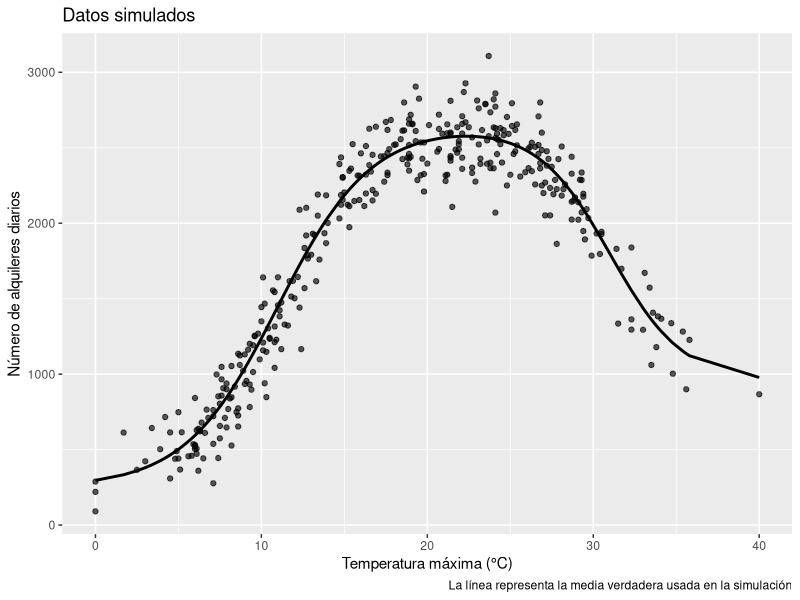
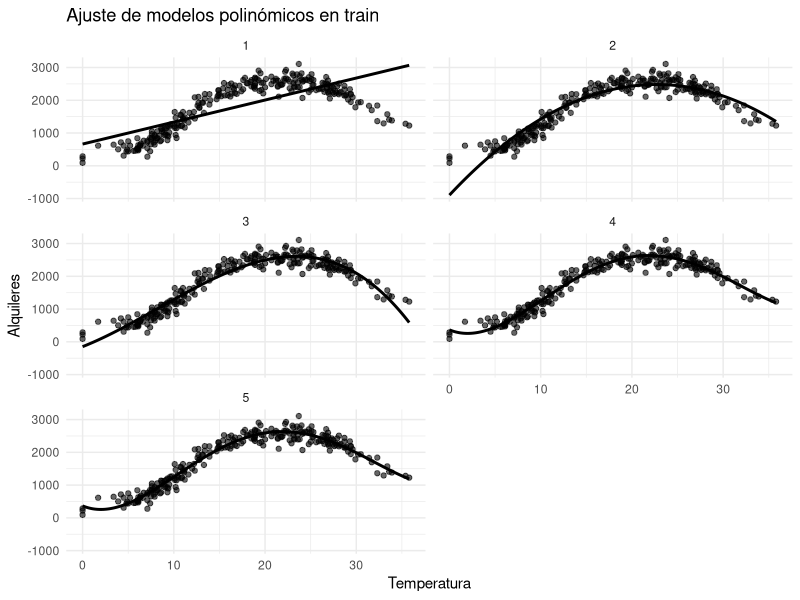
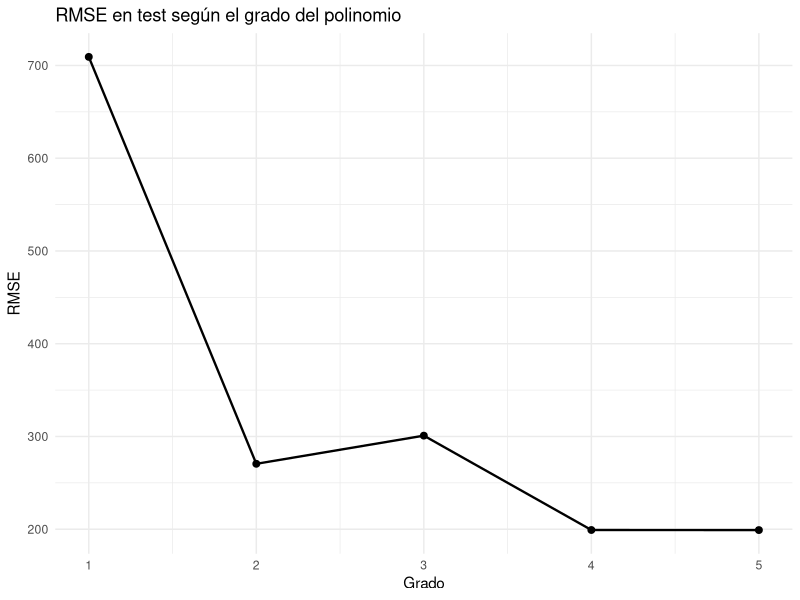
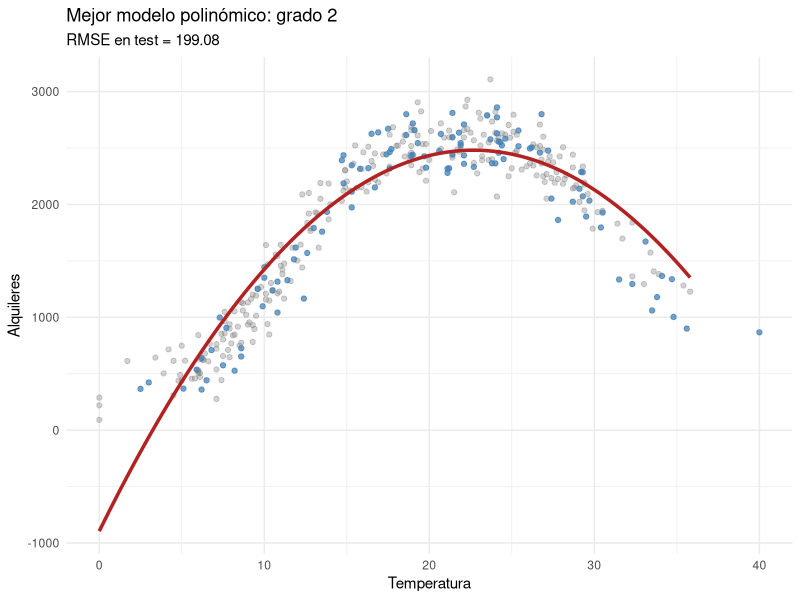
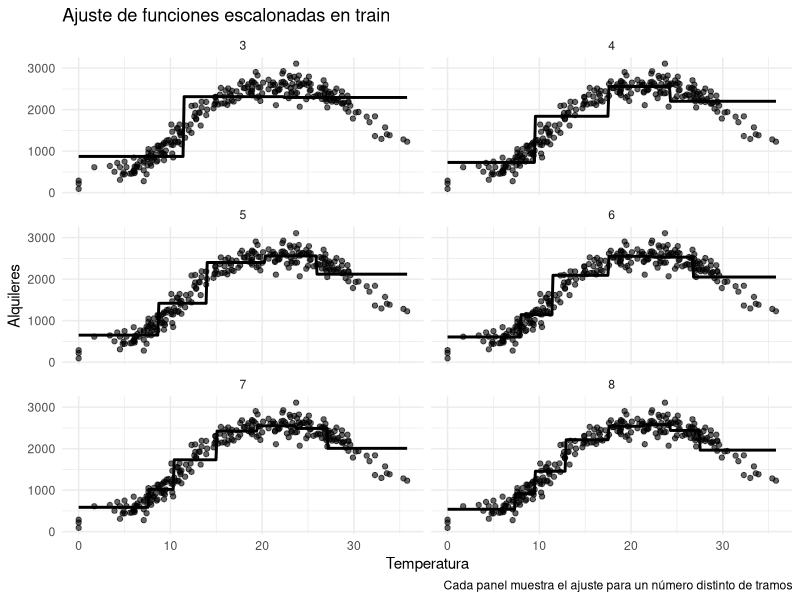
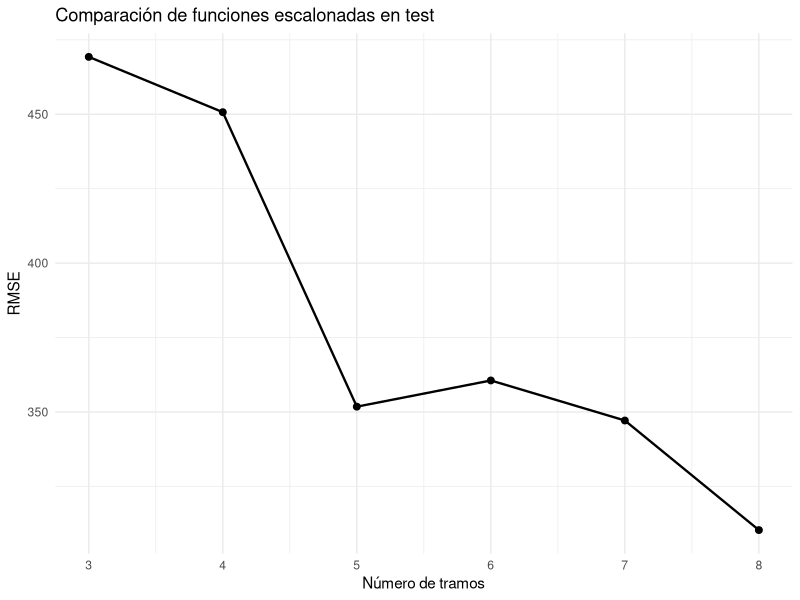
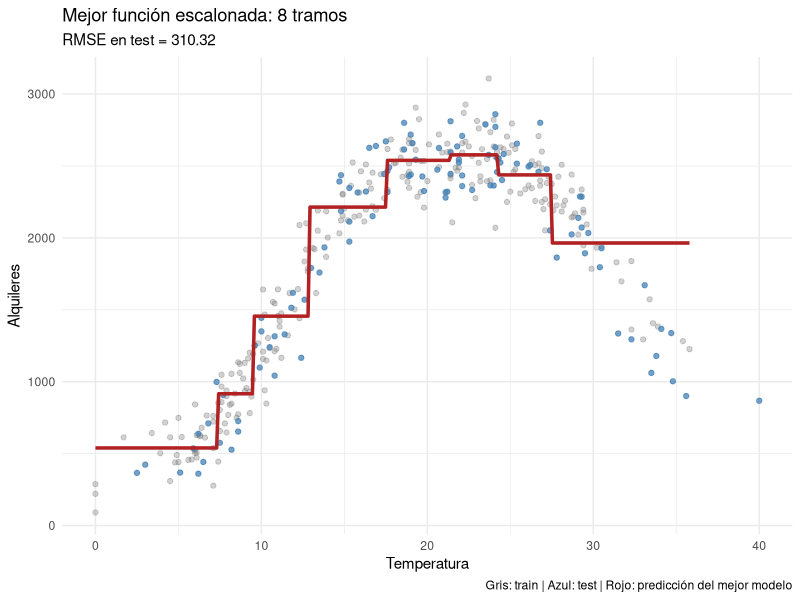
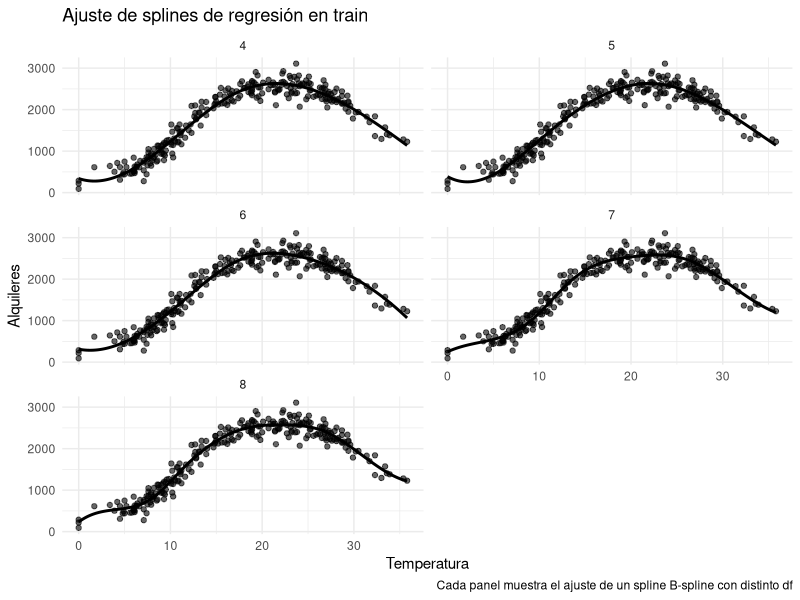

These figures' R source, in order:
## ---- chunk 1
library(tidyverse)
library(splines)
library(mgcv) #GAMs
## ---- chunk 2
set.seed(1234)

n <- 365
dia <- 1:n

# Temperatura máxima diaria simulada con patrón estacional
temp <- 18 + 10 * sin(2 * pi * (dia - 80) / 365) + rnorm(n, sd = 4)
temp <- round(pmin(pmax(temp, 0), 40),1)

# Función verdadera (desconocida en un problema real):
# la demanda sube con el buen tiempo y cae cuando hace demasiado calor.
mu <- 250 + 
  2400 * plogis((temp - 11) / 2.8) - 
  1700 * plogis((temp - 31) / 2.2)

# Añadimos ruido aleatorio
alquileres <- round(mu + rnorm(n, sd = 170))
alquileres <- pmax(alquileres, 50)

datos <- tibble(
  dia = dia,
  temp = temp,
  alquileres = alquileres,
  media_real = mu
)

glimpse(datos)
## ---- chunk 3
ggplot(datos, aes(x = temp, y = alquileres)) +
  geom_point(alpha = 0.65) +
  geom_line(aes(y = media_real), linewidth = 1) +
  labs(
    title = "Datos simulados",
    x = "Temperatura máxima (°C)",
    y = "Número de alquileres diarios",
    caption = "La línea representa la media verdadera usada en la simulación"
  )
## ---- chunk 4
set.seed(2026)

id_train <- sample(seq_len(nrow(datos)), size = round(0.7 * nrow(datos)))
train <- datos[id_train, ]
test  <- datos[-id_train, ]

nrow(train)
nrow(test)
## ---- chunk 5
rmse <- function(obs, pred) {
  sqrt(mean((obs - pred)^2))
}
## ---- chunk 6
grid <- tibble(temp = seq(min(datos$temp), max(datos$temp), length.out = 400))
## ---- chunk 7
grado_poly <- 1:5

# Malla de temperaturas para predicciones suaves
grid_temp <- tibble(
  temp = seq(min(train$temp), max(train$temp), length.out = 300)
)

# Ajuste en train para cada grado
pred_train_poly <- map_dfr(grado_poly, function(g) {
  mod <- lm(alquileres ~ poly(temp, degree = g, raw = TRUE), data = train)
  
  grid_temp %>%
    mutate(
      alquileres_pred = predict(mod, newdata = grid_temp),
      grado = factor(g)
    )
})

ggplot() +
  geom_point(data = train, aes(x = temp, y = alquileres), alpha = 0.6) +
  geom_line(
    data = pred_train_poly,
    aes(x = temp, y = alquileres_pred),
    linewidth = 1
  ) +
  facet_wrap(~ grado, ncol = 2) +
  labs(
    title = "Ajuste de modelos polinómicos en train",
    x = "Temperatura",
    y = "Alquileres"
  ) +
  theme_minimal()
## ---- chunk 8
# RMSE en test para cada grado
res_poly <- map_dfr(grado_poly, function(g) {
  mod <- lm(alquileres ~ poly(temp, degree = g, raw = TRUE), data = train)
  
  tibble(
    grado = g,
    RMSE = rmse(test$alquileres, predict(mod, newdata = test))
  )
})

res_poly

ggplot(res_poly, aes(x = grado, y = RMSE)) +
  geom_line(linewidth = 0.8) +
  geom_point(size = 2) +
  scale_x_continuous(breaks = 1:5) +
  labs(
    title = "RMSE en test según el grado del polinomio",
    x = "Grado",
    y = "RMSE"
  ) +
  theme_minimal()
## ---- chunk 9
# Ajuste del mejor modelo
mod_poly_best <- lm(
  alquileres ~ poly(temp, degree = 2, raw = TRUE),
  data = train
)

pred_best_poly <- grid_temp %>%
  mutate(
    alquileres_pred = predict(mod_poly_best, newdata = grid_temp)
  )

ggplot() +
  geom_point(data = train, aes(temp, alquileres), alpha = 0.35, color = "grey50") +
  geom_point(data = test, aes(temp, alquileres), alpha = 0.75, color = "steelblue") +
  geom_line(
    data = pred_best_poly,
    aes(temp, alquileres_pred),
    linewidth = 1.2,
    color = "firebrick"
  ) +
  labs(
    title = paste("Mejor modelo polinómico: grado", 2),
    subtitle = paste("RMSE en test =", round(min(res_poly$RMSE), 2)),
    x = "Temperatura",
    y = "Alquileres"
  ) +
  theme_minimal()
## ---- chunk 10

crear_cortes <- function(x, k) {
  br <- quantile(
    x,
    probs = seq(0, 1, length.out = k + 1),
    na.rm = TRUE
  )
  
  br <- unique(br)
  
  # Asegura que ningún valor de test quede fuera
  br[1] <- -Inf
  br[length(br)] <- Inf
  
  br
}

k_steps <- 3:8

# Malla para representar la función ajustada
grid_temp_steps <- tibble(
  temp = seq(min(train$temp), max(train$temp), length.out = 300)
)
## ---- chunk 11
pred_train_steps <- map_dfr(k_steps, function(k) {
  br <- crear_cortes(train$temp, k)
  
  train_aux <- train %>%
    mutate(temp_step = cut(temp, breaks = br, include.lowest = TRUE))
  
  grid_aux <- grid_temp_steps %>%
    mutate(temp_step = cut(temp, breaks = br, include.lowest = TRUE))
  
  mod <- lm(alquileres ~ temp_step, data = train_aux)
  
  grid_aux %>%
    mutate(
      alquileres_pred = predict(mod, newdata = grid_aux),
      tramos = factor(length(br) - 1)
    )
})

ggplot() +
  geom_point(data = train, aes(x = temp, y = alquileres), alpha = 0.6) +
  geom_line(
    data = pred_train_steps,
    aes(x = temp, y = alquileres_pred),
    linewidth = 1
  ) +
  facet_wrap(~ tramos, ncol = 2) +
  labs(
    title = "Ajuste de funciones escalonadas en train",
    x = "Temperatura",
    y = "Alquileres",
    caption = "Cada panel muestra el ajuste para un número distinto de tramos"
  ) +
  theme_minimal()
## ---- chunk 12
res_steps <- map_dfr(k_steps, function(k) {
  br <- crear_cortes(train$temp, k)
  
  train_aux <- train %>%
    mutate(temp_step = cut(temp, breaks = br, include.lowest = TRUE))
  
  test_aux <- test %>%
    mutate(temp_step = cut(temp, breaks = br, include.lowest = TRUE))
  
  mod <- lm(alquileres ~ temp_step, data = train_aux)
  pred <- predict(mod, newdata = test_aux)
  
  tibble(
    tramos = length(br) - 1,
    RMSE = rmse(test_aux$alquileres, pred)
  )
}) %>%
  distinct(tramos, .keep_all = TRUE) %>%
  arrange(tramos)

res_steps

ggplot(res_steps, aes(x = tramos, y = RMSE)) +
  geom_line(linewidth = 0.8) +
  geom_point(size = 2) +
  scale_x_continuous(breaks = res_steps$tramos) +
  labs(
    title = "Comparación de funciones escalonadas en test",
    x = "Número de tramos",
    y = "RMSE"
  ) +
  theme_minimal()
## ---- chunk 13
best_k_steps <- res_steps %>%
  arrange(RMSE) %>%
  slice(1) %>%
  pull(tramos)

best_k_steps

br_best_steps <- crear_cortes(train$temp, best_k_steps)

train_best_steps <- train %>%
  mutate(temp_step = cut(temp, breaks = br_best_steps, include.lowest = TRUE))

grid_best_steps <- grid_temp_steps %>%
  mutate(temp_step = cut(temp, breaks = br_best_steps, include.lowest = TRUE))

mod_steps_best <- lm(alquileres ~ temp_step, data = train_best_steps)

pred_best_steps <- grid_best_steps %>%
  mutate(
    alquileres_pred = predict(mod_steps_best, newdata = grid_best_steps)
  )

ggplot() +
  geom_point(data = train, aes(temp, alquileres), alpha = 0.35, color = "grey50") +
  geom_point(data = test, aes(temp, alquileres), alpha = 0.75, color = "steelblue") +
  geom_line(
    data = pred_best_steps,
    aes(temp, alquileres_pred),
    linewidth = 1.2,
    color = "firebrick"
  ) +
  labs(
    title = paste("Mejor función escalonada:", best_k_steps, "tramos"),
    subtitle = paste("RMSE en test =", round(min(res_steps$RMSE), 2)),
    x = "Temperatura",
    y = "Alquileres",
    caption = "Gris: train | Azul: test | Rojo: predicción del mejor modelo"
  ) +
  theme_minimal()
## ---- chunk 14
df_splines <- 4:8

grid_temp_bs <- tibble(
  temp = seq(min(train$temp), max(train$temp), length.out = 300)
)
## ---- chunk 15
pred_train_bs <- map_dfr(df_splines, function(df_) {
  mod <- lm(alquileres ~ bs(temp, df = df_), data = train)
  
  grid_temp_bs %>%
    mutate(
      alquileres_pred = predict(mod, newdata = grid_temp_bs),
      df = factor(df_)
    )
})

ggplot() +
  geom_point(data = train, aes(x = temp, y = alquileres), alpha = 0.6) +
  geom_line(
    data = pred_train_bs,
    aes(x = temp, y = alquileres_pred),
    linewidth = 1
  ) +
  facet_wrap(~ df, ncol = 2) +
  labs(
    title = "Ajuste de splines de regresión en train",
    x = "Temperatura",
    y = "Alquileres",
    caption = "Cada panel muestra el ajuste de un spline B-spline con distinto df"
  ) +
  theme_minimal()
## ---- chunk 16
res_bs <- map_dfr(df_splines, function(df_) {
  mod <- lm(alquileres ~ bs(temp, df = df_), data = train)
  pred <- predict(mod, newdata = test)
  
  tibble(
    df = df_,
    RMSE = rmse(test$alquileres, pred)
  )
})

res_bs
## ---- chunk 17
ggplot(res_bs, aes(x = df, y = RMSE)) +
  geom_line(linewidth = 0.8) +
  geom_point(size = 2) +
  scale_x_continuous(breaks = df_splines) +
  labs(
    title = "Comparación de splines de regresión en test",
    x = "Grados de libertad",
    y = "RMSE"
  ) +
  theme_minimal()
## ---- chunk 18
best_df_bs <- res_bs %>%
  arrange(RMSE) %>%
  slice(1) %>%
  pull(df)

best_df_bs

mod_bs <- lm(alquileres ~ bs(temp, df = best_df_bs), data = train)

pred_best_bs <- grid_temp_bs %>%
  mutate(
    alquileres_pred = predict(mod_bs, newdata = grid_temp_bs)
  )

ggplot() +
  geom_point(data = train, aes(temp, alquileres), alpha = 0.35, color = "grey50") +
  geom_point(data = test, aes(temp, alquileres), alpha = 0.75, color = "steelblue") +
  geom_line(
    data = pred_best_bs,
    aes(temp, alquileres_pred),
    linewidth = 1.2,
    color = "firebrick"
  ) +
  labs(
    title = paste("Mejor spline de regresión: df =", best_df_bs),
    subtitle = paste("RMSE en test =", round(min(res_bs$RMSE), 2)),
    x = "Temperatura",
    y = "Alquileres",
    caption = "Gris: train | Azul: test | Rojo: predicción del mejor spline"
  ) +
  theme_minimal()
## ---- chunk 19
# Ajuste del spline suavizado usando validación cruzada
mod_ss <- smooth.spline(
  x = train$temp,
  y = train$alquileres,
  cv = TRUE
)

mod_ss
## ---- chunk 20
grid_temp_ss <- tibble(
  temp = seq(min(train$temp), max(train$temp), length.out = 300)
)

pred_ss_train <- tibble(
  temp = grid_temp_ss$temp,
  alquileres_pred = predict(mod_ss, x = grid_temp_ss$temp)$y
)

ggplot() +
  geom_point(data = train, aes(x = temp, y = alquileres), alpha = 0.6) +
  geom_line(
    data = pred_ss_train,
    aes(x = temp, y = alquileres_pred),
    linewidth = 1.2,
    color = "firebrick"
  ) +
  labs(
    title = "Ajuste del spline suavizado en train",
    subtitle = paste("Grados de libertad efectivos =", round(mod_ss$df, 2)),
    x = "Temperatura",
    y = "Alquileres",
    caption = "La curva roja muestra el nivel de suavidad elegido por validación cruzada"
  ) +
  theme_minimal()
## ---- chunk 21
pred_ss_test <- predict(mod_ss, x = test$temp)$y
rmse_ss <- rmse(test$alquileres, pred_ss_test)

rmse_ss
## ---- chunk 22
ggplot() +
  geom_point(data = train, aes(temp, alquileres), alpha = 0.35, color = "grey50") +
  geom_point(data = test, aes(temp, alquileres), alpha = 0.75, color = "steelblue") +
  geom_line(
    data = pred_ss_train,
    aes(temp, alquileres_pred),
    linewidth = 1.2,
    color = "firebrick"
  ) +
  labs(
    title = "Spline suavizado ajustado por validación cruzada",
    subtitle = paste(
      "df efectivos =", round(mod_ss$df, 2),
      "| RMSE en test =", round(rmse_ss, 2)
    ),
    x = "Temperatura",
    y = "Alquileres",
    caption = "Gris: train | Azul: test | Rojo: predicción del spline suavizado"
  ) +
  theme_minimal()
## ---- chunk 23
spans <- c(0.20, 0.35, 0.50, 0.65)

grid_temp_loess <- tibble(
  temp = seq(min(train$temp), max(train$temp), length.out = 300)
)
## ---- chunk 24
pred_train_loess <- map_dfr(spans, function(s) {
  mod <- loess(
    alquileres ~ temp,
    data = train,
    span = s,
    degree = 2,
    control = loess.control(surface = "direct")
  )
  
  tibble(
    temp = grid_temp_loess$temp,
    alquileres_pred = predict(mod, newdata = grid_temp_loess),
    span = factor(s)
  )
})

ggplot() +
  geom_point(data = train, aes(x = temp, y = alquileres), alpha = 0.6) +
  geom_line(
    data = pred_train_loess,
    aes(x = temp, y = alquileres_pred),
    linewidth = 1
  ) +
  facet_wrap(~ span, ncol = 2) +
  labs(
    title = "Ajuste de modelos LOESS en train",
    subtitle = "Comparación para distintos valores de span",
    x = "Temperatura",
    y = "Alquileres",
    caption = "Cada panel muestra la curva ajustada con un valor distinto de span"
  ) +
  theme_minimal()
## ---- chunk 25
res_loess <- map_dfr(spans, function(s){
  mod <- loess(
    alquileres ~ temp,
    data = train,
    span = s,
    degree = 2,
    control = loess.control(surface = "direct")
  )
  
  pred <- predict(mod, newdata = test)
  tibble(
    span = s,
    RMSE = rmse(test$alquileres[!is.na(pred)], pred[!is.na(pred)]),
    n_NA = sum(is.na(pred))
  )
})

res_loess
## ---- chunk 26
ggplot(res_loess, aes(x = span, y = RMSE)) +
  geom_line(linewidth = 0.8) +
  geom_point(size = 2) +
  scale_x_continuous(breaks = spans) +
  labs(
    title = "Comparación de modelos LOESS en test",
    subtitle = "RMSE según el valor de span",
    x = "Span",
    y = "RMSE"
  ) +
  theme_minimal()
## ---- chunk 27
best_span <- res_loess %>%
  arrange(RMSE) %>%
  slice(1) %>%
  pull(span)

best_span

mod_loess <- loess(
  alquileres ~ temp,
  data = train,
  span = best_span,
  degree = 2
)

pred_best_loess <- grid_temp_loess %>%
  mutate(
    alquileres_pred = predict(mod_loess, newdata = grid_temp_loess)
  )

ggplot() +
  geom_point(data = train, aes(temp, alquileres), alpha = 0.35, color = "grey50") +
  geom_point(data = test, aes(temp, alquileres), alpha = 0.75, color = "steelblue") +
  geom_line(
    data = pred_best_loess,
    aes(temp, alquileres_pred),
    linewidth = 1.2,
    color = "firebrick"
  ) +
  labs(
    title = paste("Mejor modelo LOESS: span =", best_span),
    subtitle = paste("RMSE en test =", round(min(res_loess$RMSE), 2)),
    x = "Temperatura",
    y = "Alquileres",
    caption = "Gris: train | Azul: test | Rojo: predicción del mejor modelo LOESS"
  ) +
  theme_minimal()
## ---- chunk 28
mod_gam <- gam(alquileres ~ s(temp, k = 10), data = train, method = "REML")
summary(mod_gam)
## ---- chunk 29
pred_gam_test <- predict(mod_gam, newdata = test)
rmse_gam <- rmse(test$alquileres, pred_gam_test)
rmse_gam
